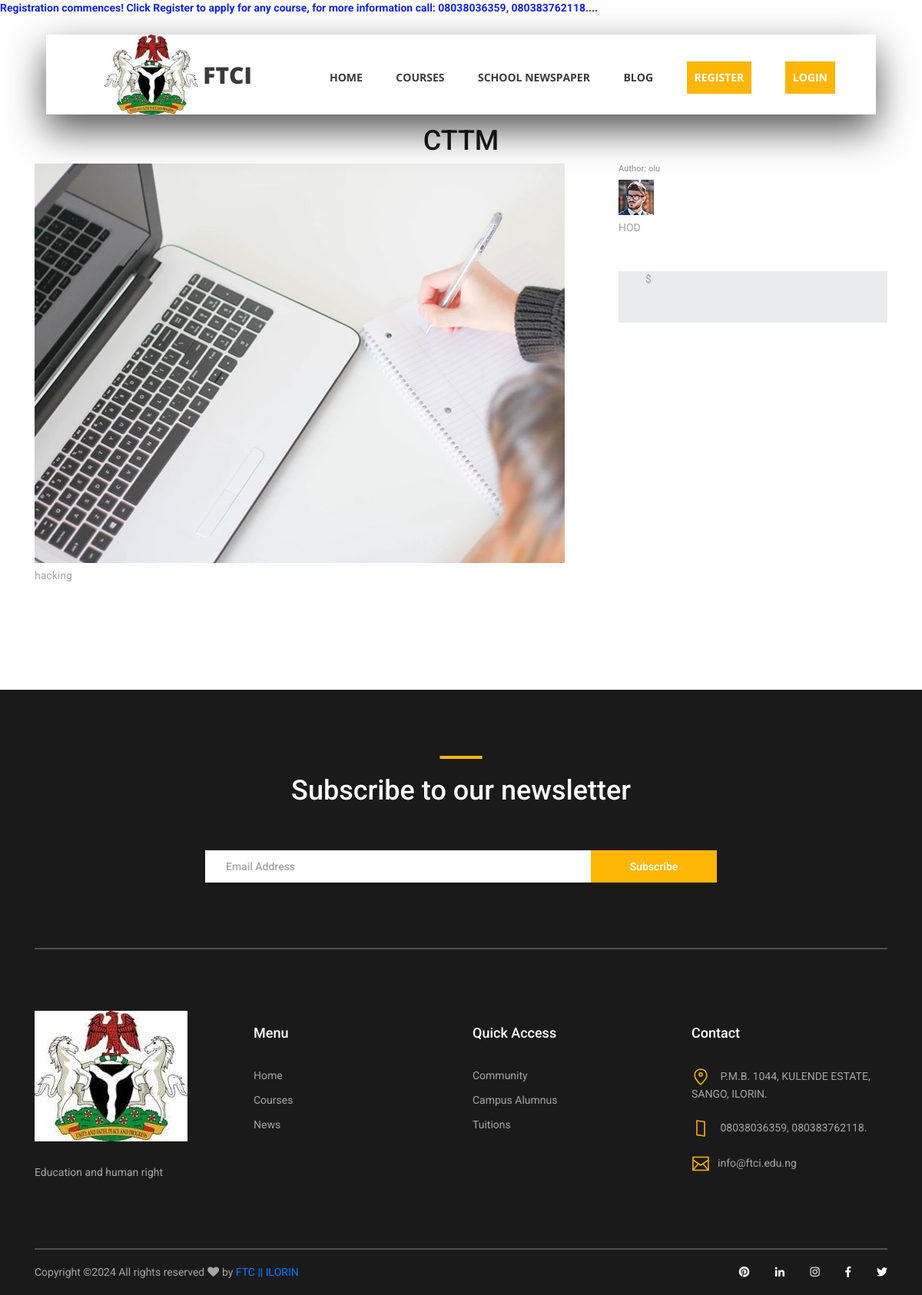
The app's page /course/1/ with its own data.
### main/models.py (models this page shows, shortened)
class Course(models.Model):
    name = models.CharField(max_length=100, unique=True)
    description = models.CharField(max_length=50)
    course_unit = models.IntegerField(default=1)  # Set default units if applicable
    title = models.CharField(max_length=200)
    author = models.CharField(max_length=100, null=True, blank=True)
    author_image = models.ImageField(upload_to='authors/', null=True, blank=True)
    course_image = models.ImageField(upload_to='courses/')
    degree = models.CharField(max_length=255, null=True, blank=True)

### main/views.py (the view)
# urls.py: path('course/<int:pk>/', CourseDetailView.as_view(), name='course_detail'),
class CourseDetailView(DetailView):
    model = Course
    template_name = 'course_detail.html'
    context_object_name = 'course'

### main/templates/course_detail.html
{% extends "base.html" %}
{% load static %}
{% block content %}
	<div class="course_detail page_section">
		<div class="container">
			<div class="row">
				<div class="col">
					<div class="section_title text-center">
						<h1>{{ course.title }}</h1>
					</div>
				</div>
			</div>
			<div class="row">
				<div class="col-lg-8">
					<img class="img-fluid" src="{{ course.course_image.url }}" alt="Image of {{ course.title }}">
					<p>{{ course.description }}</p>
				</div>
				<div class="col-lg-4">
					<div class="author_info">
						<h5>Author: {{ course.author }}</h5>
						<img src="{{ course.author_image.url }}" alt="Image of {{ course.author }}">
						<p>HOD</p>
					</div>
					<div class="price_box">
						<span>${{ course.price }}</span>
					</div>
				</div>
			</div>
		</div>
	</div>
{% endblock content %}

### main/static/styles/main_styles.css (style rules this page uses)
* { margin: 0; padding: 0; -webkit-font-smoothing: antialiased; -webkit-text-shadow: rgba(0,0,0,.01) 0 0 1px; text-shadow: rgba(0,0,0,.01) 0 0 1px; }
body { font-family: 'Roboto', sans-serif; font-size: 14px; font-weight: 400; background: #FFFFFF; color: #a5a5a5; }
div { display: block; position: relative; -webkit-box-sizing: border-box; -moz-box-sizing: border-box; box-sizing: border-box; }
p { font-family: 'Roboto', sans-serif; font-size: 14px; line-height: 2.29; font-weight: 400; color: #a5a5a5; -webkit-font-smoothing: antialiased; -webkit-text-shadow: rgba(0,0,0,.01) 0 0 1px; text-shadow: rgba(0,0,0,.01) 0 0 1px; }
h1 { font-size: 36px; }
h5 { font-size: 11px; }
h1, h2, h3, h4, h5, h6 { font-family: 'Roboto', sans-serif; -webkit-font-smoothing: antialiased; -webkit-text-shadow: rgba(0,0,0,.01) 0 0 1px; text-shadow: rgba(0,0,0,.01) 0 0 1px; }
.page_section { padding-top: 117px; padding-bottom: 117px; }
.section_title h1 { display: block; color: #1a1a1a; font-weight: 500; padding-top: 24px; }
.section_title h1::before { display: block; position: absolute; top: 0; left: 50%; -webkit-transform: translateX(-50%); -moz-transform: translateX(-50%); -ms-transform: translateX(-50%); -o-transform: translateX(-50%); transform: translateX(-50%); width: 55px; height: 4px; content: ''; background: #ffb606; }
.price_box { width: 100%; height: 67px; background: #eaebec; margin-top: 41px; padding-left: 35px; }

### main/static/styles/blog.css (style rules this page uses)
.container { width: 100%; margin: 0 auto }

### records on screen
Course: title "CTTM", course_image (picture), description "hacking", author "olu", author_image (picture)
